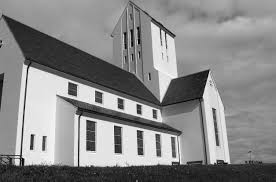
#> input picture assign3/image1.png, 276 x 182 px
$ jupyter execute assign3_rgavigan.ipynb
#> lines starting #> are read from the running program, lines starting #| are printed output that depends on the picture
### Problem 1: Edge Detection

[cell 1]
# Imports
import numpy as np
import matplotlib.pyplot as plt
import matplotlib.image as mpimg

##### a)

[cell 2]
# Load image1.png
image = mpimg.imread('image1.png')
#> image is the input picture: shape (182, 276) float32; min 0, max 1, mean 0.537

# Gaussian Filter Definition
def gaussian_kernel(size, sigma):
    kernel = np.fromfunction(lambda x, y: (1/(2*np.pi*sigma**2)) * np.exp(-((x-(size-1)/2)**2 + (y-(size-1)/2)**2)/(2*sigma**2)), (size, size))
    return kernel / np.sum(kernel)

# Method to filter 2D image with the Gaussian Filter 5x5
def filter_2d(image, filter):
    # Get the dimensions of the image and the filter
    image_height, image_width = image.shape
#> image_height = 182; image_width = 276
    filter_height, filter_width = filter.shape

    # Compute the padding that should be applied to the input image
    pad_height = filter_height // 2
    pad_width = filter_width // 2

    # Create an output image with the same dimensions as the input image
    output_image = np.zeros(image.shape)

    # Apply the filter to the image using the convolution operation
    for i in range(pad_height, image_height - pad_height):
        for j in range(pad_width, image_width - pad_width):
            # Apply the filter at the current location
            output_image[i, j] = np.sum(image[i-pad_height:i+pad_height+1, j-pad_width:j+pad_width+1] * filter)

    return output_image

# Apply 5x5 Gaussian filter with sigma = 1
gaussian_filter_1 = gaussian_kernel(5, 1)
smoothed_image_1 = filter_2d(image, gaussian_filter_1)

# Apply 5x5 Gaussian filter with sigma = 2
gaussian_filter_2 = gaussian_kernel(5, 2)
smoothed_image_2 = filter_2d(image, gaussian_filter_2)

# Plot the original and smoothed images together in a single plot
plt.figure(figsize=(10, 5))

plt.subplot(1, 3, 1)
plt.imshow(image, cmap='gray')
plt.title('Original Image')

plt.subplot(1, 3, 2)
plt.imshow(smoothed_image_1, cmap='gray')
plt.title('Smoothed Image (σ=1)')

plt.subplot(1, 3, 3)
plt.imshow(smoothed_image_2, cmap='gray')
plt.title('Smoothed Image (σ=2)')

plt.show()

##### b)

[cell 3]
# 3x3 Sobel Filters
sobel_x = np.array([[-1, 0, 1], [-2, 0, 2], [-1, 0, 1]])
sobel_y = np.array([[-1, -2, -1], [0, 0, 0], [1, 2, 1]])

# Convolving Sobel filters with the three images from part a
edges_x_original = filter_2d(image, sobel_x)
edges_y_original = filter_2d(image, sobel_y)

edges_x_sigma1 = filter_2d(smoothed_image_1, sobel_x)
edges_y_sigma1 = filter_2d(smoothed_image_1, sobel_y)

edges_x_sigma2 = filter_2d(smoothed_image_2, sobel_x)
edges_y_sigma2 = filter_2d(smoothed_image_2, sobel_y)
#> after the loop in filter_2d (call 8), `for i in range(pad_height, image_height - pad_height):`:
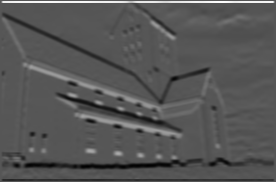
#> output_image: shape (182, 276) float64; min -1.36, max 2.64, mean 2.26e-18; drawn with min black and max white

# Combine x and y into a map that contains both together for each image
edge_map_original = np.abs(edges_x_original) + np.abs(edges_y_original)
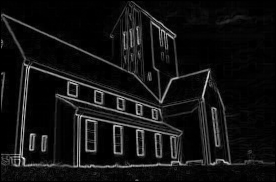
#> edge_map_original: shape (182, 276) float64; min 0, max 5.02, mean 0.372; drawn with min black and max white
edge_map_sigma1 = np.abs(edges_x_sigma1) + np.abs(edges_y_sigma1)
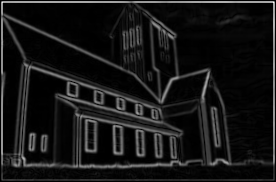
#> edge_map_sigma1: shape (182, 276) float64; min 0, max 3.8, mean 0.338; drawn with min black and max white
edge_map_sigma2 = np.abs(edges_x_sigma2) + np.abs(edges_y_sigma2)

# Plot the results
plt.figure(figsize=(12, 4))

# Original image
plt.subplot(1, 4, 1)
plt.imshow(image, cmap='gray')
plt.title('Original Image')

# X edges for original image
plt.subplot(1, 4, 2)
plt.imshow(edges_x_original, cmap='gray')
plt.title('X Edges (Original)')

# Y edges for original image
plt.subplot(1, 4, 3)
plt.imshow(edges_y_original, cmap='gray')
plt.title('Y Edges (Original)')

# Combined edges for original image
plt.subplot(1, 4, 4)
plt.imshow(edge_map_original, cmap='gray')
plt.title('Edge Map (Original)')

# Smoothed image (σ=1)
plt.figure(figsize=(12, 4))
plt.subplot(1, 4, 1)
plt.imshow(smoothed_image_1, cmap='gray')
plt.title('Smoothed Image (σ=1)')

# X edges for smoothed image (σ=1)
plt.subplot(1, 4, 2)
plt.imshow(edges_x_sigma1, cmap='gray')
plt.title('X Edges (σ=1)')

# Y edges for smoothed image (σ=1)
plt.subplot(1, 4, 3)
plt.imshow(edges_y_sigma1, cmap='gray')
plt.title('Y Edges (σ=1)')

# Combined edges for smoothed image (σ=1)
plt.subplot(1, 4, 4)
plt.imshow(edge_map_sigma1, cmap='gray')
plt.title('Edge Map (σ=1)')

# Smoothed image (σ=2)
plt.figure(figsize=(12, 4))
plt.subplot(1, 4, 1)
plt.imshow(smoothed_image_2, cmap='gray')
plt.title('Smoothed Image (σ=2)')

# X edges for smoothed image (σ=2)
plt.subplot(1, 4, 2)
plt.imshow(edges_x_sigma2, cmap='gray')
plt.title('X Edges (σ=2)')

# Y edges for smoothed image (σ=2)
plt.subplot(1, 4, 3)
plt.imshow(edges_y_sigma2, cmap='gray')
plt.title('Y Edges (σ=2)')

# Combined edges for smoothed image (σ=2)
plt.subplot(1, 4, 4)
plt.imshow(edge_map_sigma2, cmap='gray')
plt.title('Edge Map (σ=2)')

plt.show()

##### c)

[cell 4]
# Gaussian Filter Function
def gaussian_kernel(size, sigma):
    x, y = np.meshgrid(np.linspace(-1, 1, size), np.linspace(-1, 1, size))
    kernel = np.exp(-(x**2 + y**2) / (2 * sigma**2))
    return kernel / np.sum(kernel)

# Derivative of Gaussian Function
def apply_derivative_of_gaussian(image, sigma, direction):
    # Compute the 5x5 Gaussian kernel
    gaussian_filter = gaussian_kernel(5, sigma)

    # Compute the derivative of Gaussian filter for the specified direction
    if direction == 'x' or direction == 'X':
        dG = np.array([[-1, 0, 1]])
    elif direction == 'y' or direction == 'Y':
        dG = np.array([[-1], [0], [1]])

    # Apply the derivative of Gaussian filter to the input image
    result = filter_2d(image, dG)
    result = filter_2d(result, gaussian_filter)

    return result

# Apply the convolution with dG/dx and dG/dy filters for sigma = 1
derivative_x_1 = apply_derivative_of_gaussian(image, 1, 'x')
derivative_y_1 = apply_derivative_of_gaussian(image, 1, 'y')

# Apply the convolution with dG/dx and dG/dy filters for sigma = 2
derivative_x_2 = apply_derivative_of_gaussian(image, 2, 'x')
derivative_y_2 = apply_derivative_of_gaussian(image, 2, 'y')

# Combine edges in x and y directions to get the final edge map
edge_map_1 = np.sqrt(derivative_x_1**2 + derivative_y_1**2)
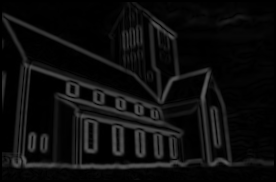
#> edge_map_1: shape (182, 276) float64; min 0, max 0.365, mean 0.0527
edge_map_2 = np.sqrt(derivative_x_2**2 + derivative_y_2**2)

# Plot the outputs
plt.figure(figsize=(12, 8))

plt.subplot(2, 3, 1)
plt.imshow(edge_map_1, cmap='gray')
plt.title('Edge Map (σ=1)')

plt.subplot(2, 3, 2)
plt.imshow(derivative_x_1, cmap='gray')
plt.title('Derivative of Gaussian (dG/dx), σ=1')

plt.subplot(2, 3, 3)
plt.imshow(derivative_y_1, cmap='gray')
plt.title('Derivative of Gaussian (dG/dy), σ=1')

plt.subplot(2, 3, 4)
plt.imshow(edge_map_2, cmap='gray')
plt.title('Edge Map (σ=2)')

plt.subplot(2, 3, 5)
plt.imshow(derivative_x_2, cmap='gray')
plt.title('Derivative of Gaussian (dG/dx), σ=2')

plt.subplot(2, 3, 6)
plt.imshow(derivative_y_2, cmap='gray')
plt.title('Derivative of Gaussian (dG/dy), σ=2')

plt.show()

##### Final Output Observations

The final output of c is significantly more accurate than the final output of b.

By looking at the combined edge maps in both b and c, it is evident that the convolution process in part c better detects and captures the edges we are interested in reconstructing an image from.

The convolution process in part b leads to noise that displays edges that are seen as noise as they are irrelevant, as is evident by looking at the sky in the upper-right corner of the image. It also fails to detect the edges of the building as well as part c does, which can be observed by looking at the windows of the building in both images.

### Problem 2: Corner Detection

[cell 5]
# Step 1: Spatial Derivative Calculation
def sobel(image):
    # Sobel Operator Kernels
    Kx = np.array([[-1, 0, 1], [-2, 0, 2], [-1, 0, 1]])
    Ky = np.array([[-1, -2, -1], [0, 0, 0], [1, 2, 1]])

    # Compute the gradient in the x and y directions
    Ix = filter_2d(image, Kx)
    Iy = filter_2d(image, Ky)

    return Ix, Iy

Ix, Iy = sobel(image)

def gaussian_blur(image, kernel_size, sigma):
    # Compute the Gaussian kernel
    kernel = gaussian_kernel(kernel_size, sigma)

    # Apply the Gaussian filter to the input image
    return filter_2d(image, kernel)

# Step 2: Structure Tensor Setup (M = [Ix^2, IxIy; IxIy, Iy^2])
IxIx = gaussian_blur(Ix**2, 5, 1)
IxIy = gaussian_blur(Ix*Iy, 5, 1)
#> after the loop in filter_2d (call 20), `for i in range(pad_height, image_height - pad_height):`:
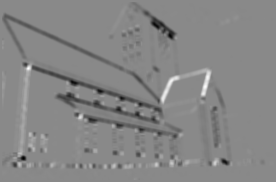
#> output_image: shape (182, 276) float64; min -1.18, max 1.01, mean -0.0278; drawn with min black and max white
IyIy = gaussian_blur(Iy**2, 5, 1)
#> after the loop in filter_2d (call 21), `for i in range(pad_height, image_height - pad_height):`:
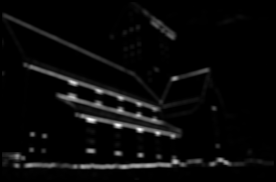
#> output_image: shape (182, 276) float64; min 0, max 4.33, mean 0.165; drawn with min black and max white

M = np.array([[IxIx, IxIy], [IxIy, IyIy]])

# Step 4: Harris Corner Response Calculation
k = 0.04
det_M = M[0, 0] * M[1, 1] - M[0, 1] * M[1, 0]
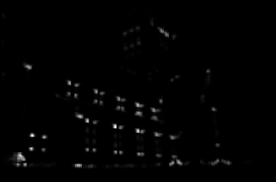
#> det_M: shape (182, 276) float64; min 0, max 4.76, mean 0.0456; drawn with min black and max white
trace_M = M[0, 0] + M[1, 1]
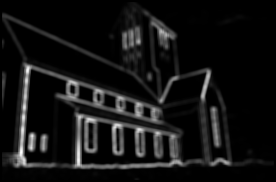
#> trace_M: shape (182, 276) float64; min 0, max 5.24, mean 0.41; drawn with min black and max white
R = det_M - k * trace_M**2

# Step 5: Non-Maximum Suppression
R = gaussian_blur(R, 5, 1)
#> after the loop in filter_2d (call 22), `for i in range(pad_height, image_height - pad_height):`:
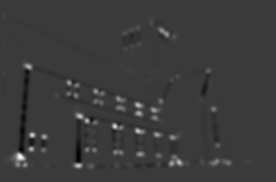
#> output_image: shape (182, 276) float64; min -0.65, max 2.18, mean 0.0142; drawn with min black and max white
non_max_suppression = np.zeros_like(R)
non_max_suppression[R > 0.01 * R.max()] = 1

# Plotting Output
plt.figure(figsize=(12, 6))

# Original Image
plt.subplot(1, 3, 1)
plt.imshow(image, cmap='gray')
plt.title('Original Image')

# Harris Corner Response Map
plt.subplot(1, 3, 2)
plt.imshow(R, cmap='gray')
plt.title('Harris Corner Response')

# Non-Maximum Suppression
plt.subplot(1, 3, 3)
plt.imshow(non_max_suppression, cmap='gray')
plt.title('Non-Maximum Suppression')

plt.show()
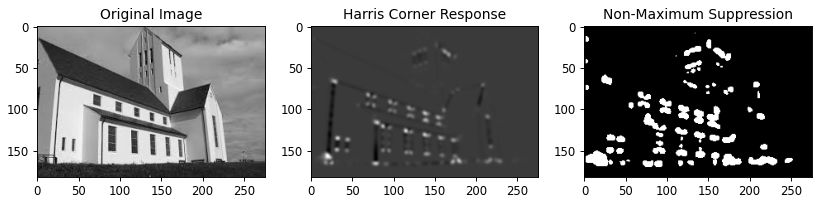
#> figure drawn by matplotlib, 3 panels
